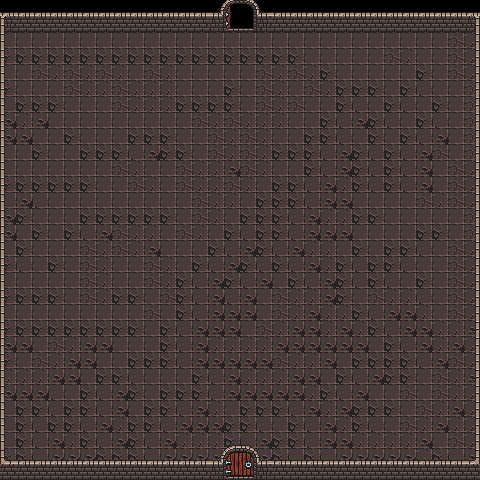

A 2D game scene composited from a Tiled map and its tileset images. What follows is a short description and the map's XML, with each tile layer's data collapsed to a summary:
An orthogonal 30x30 tile map with 16x16 px tiles, 5 tile layers (floorLayer, miscLayer, wallLayer, chestLayer, ...) and 4 objects (4x spawn).

<map version="1.5" tiledversion="1.7.2" orientation="orthogonal" renderorder="right-down" width="30" height="30" tilewidth="16" tileheight="16" infinite="0" nextlayerid="8" nextobjectid="5">
 <editorsettings>
  <export target="Room4.json" format="json" />
 </editorsettings>
 <tileset firstgid="1" name="dungeon-tileset" tilewidth="16" tileheight="16" tilecount="1024" columns="32">
  <image source="dungeon-tileset.png" width="512" height="512" />
 </tileset>
 <layer id="3" name="floorLayer" width="30" height="30">
  <data>[900 cells, 829 non-empty, 6 distinct tile ids]</data>
 </layer>
 <layer id="4" name="miscLayer" width="30" height="30">
  <data>[900 cells, 0 non-empty, 0 distinct tile ids]</data>
 </layer>
 <layer id="1" name="wallLayer" width="30" height="30">
  <data>[900 cells, 164 non-empty, 10 distinct tile ids]</data>
 </layer>
 <objectgroup id="7" name="objectLayer">
  <object id="1" name="playerSpawn" type="spawn" x="240" y="64">
   <point />
  </object>
  <object id="2" name="enemySpawn" type="spawn" x="208" y="272">
   <point />
  </object>
  <object id="3" name="chestSpawn" type="spawn" x="96" y="192">
   <point />
  </object>
  <object id="4" name="playerExit" type="spawn" x="238.811" y="433.951">
   <point />
  </object>
 </objectgroup>
 <layer id="5" name="chestLayer" width="30" height="30">
  <data>[900 cells, 0 non-empty, 0 distinct tile ids]</data>
 </layer>
 <layer id="2" name="doorLayer" width="30" height="30">
  <data>[900 cells, 20 non-empty, 16 distinct tile ids]</data>
 </layer>
</map>
